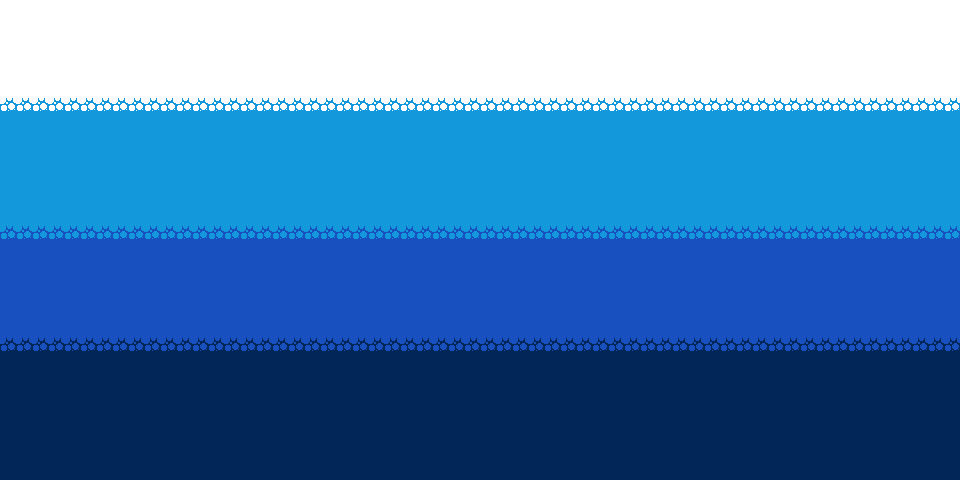

A 2D game scene composited from a Tiled map and its tileset images. What follows is a short description and the map's XML, with every tile layer's data as written:
An orthogonal 60x30 tile map with 16x16 px tiles, 1 tile layer (Tile Layer 1).

<map version="1.10" tiledversion="1.11.2" orientation="orthogonal" renderorder="right-down" width="60" height="30" tilewidth="16" tileheight="16" infinite="0" nextlayerid="2" nextobjectid="1">
 <tileset firstgid="1" name="tileset" tilewidth="16" tileheight="16" tilecount="256" columns="16">
  <image source="../sprites/world_tileset.png" width="256" height="256" />
 </tileset>
 <layer id="1" name="Tile Layer 1" width="60" height="30">
  <data encoding="csv">
145,145,145,145,145,145,145,145,145,145,145,145,145,145,145,145,145,145,145,145,145,145,145,145,145,145,145,145,145,145,145,145,145,145,145,145,145,145,145,145,145,145,145,145,145,145,145,145,145,145,145,145,145,145,145,145,145,145,145,145,
145,145,145,145,145,145,145,145,145,145,145,145,145,145,145,145,145,145,145,145,145,145,145,145,145,145,145,145,145,145,145,145,145,145,145,145,145,145,145,145,145,145,145,145,145,145,145,145,145,145,145,145,145,145,145,145,145,145,145,145,
145,145,145,145,145,145,145,145,145,145,145,145,145,145,145,145,145,145,145,145,145,145,145,145,145,145,145,145,145,145,145,145,145,145,145,145,145,145,145,145,145,145,145,145,145,145,145,145,145,145,145,145,145,145,145,145,145,145,145,145,
145,145,145,145,145,145,145,145,145,145,145,145,145,145,145,145,145,145,145,145,145,145,145,145,145,145,145,145,145,145,145,145,145,145,145,145,145,145,145,145,145,145,145,145,145,145,145,145,145,145,145,145,145,145,145,145,145,145,145,145,
145,145,145,145,145,145,145,145,145,145,145,145,145,145,145,145,145,145,145,145,145,145,145,145,145,145,145,145,145,145,145,145,145,145,145,145,145,145,145,145,145,145,145,145,145,145,145,145,145,145,145,145,145,145,145,145,145,145,145,145,
145,145,145,145,145,145,145,145,145,145,145,145,145,145,145,145,145,145,145,145,145,145,145,145,145,145,145,145,145,145,145,145,145,145,145,145,145,145,145,145,145,145,145,145,145,145,145,145,145,145,145,145,145,145,145,145,145,145,145,145,
161,161,161,161,161,161,161,161,161,161,161,161,161,161,161,161,161,161,161,161,161,161,161,161,161,161,161,161,161,161,161,161,161,161,161,161,161,161,161,161,161,161,161,161,161,161,161,161,161,161,161,161,161,161,161,161,161,161,161,161,
177,177,177,177,177,177,177,177,177,177,177,177,177,177,177,177,177,177,177,177,177,177,177,177,177,177,177,177,177,177,177,177,177,177,177,177,177,177,177,177,177,177,177,177,177,177,177,177,177,177,177,177,177,177,177,177,177,177,177,177,
177,177,177,177,177,177,177,177,177,177,177,177,177,177,177,177,177,177,177,177,177,177,177,177,177,177,177,177,177,177,177,177,177,177,177,177,177,177,177,177,177,177,177,177,177,177,177,177,177,177,177,177,177,177,177,177,177,177,177,177,
177,177,177,177,177,177,177,177,177,177,177,177,177,177,177,177,177,177,177,177,177,177,177,177,177,177,177,177,177,177,177,177,177,177,177,177,177,177,177,177,177,177,177,177,177,177,177,177,177,177,177,177,177,177,177,177,177,177,177,177,
177,177,177,177,177,177,177,177,177,177,177,177,177,177,177,177,177,177,177,177,177,177,177,177,177,177,177,177,177,177,177,177,177,177,177,177,177,177,177,177,177,177,177,177,177,177,177,177,177,177,177,177,177,177,177,177,177,177,177,177,
177,177,177,177,177,177,177,177,177,177,177,177,177,177,177,177,177,177,177,177,177,177,177,177,177,177,177,177,177,177,177,177,177,177,177,177,177,177,177,177,177,177,177,177,177,177,177,177,177,177,177,177,177,177,177,177,177,177,177,177,
177,177,177,177,177,177,177,177,177,177,177,177,177,177,177,177,177,177,177,177,177,177,177,177,177,177,177,177,177,177,177,177,177,177,177,177,177,177,177,177,177,177,177,177,177,177,177,177,177,177,177,177,177,177,177,177,177,177,177,177,
177,177,177,177,177,177,177,177,177,177,177,177,177,177,177,177,177,177,177,177,177,177,177,177,177,177,177,177,177,177,177,177,177,177,177,177,177,177,177,177,177,177,177,177,177,177,177,177,177,177,177,177,177,177,177,177,177,177,177,177,
193,193,193,193,193,193,193,193,193,193,193,193,193,193,193,193,193,193,193,193,193,193,193,193,193,193,193,193,193,193,193,193,193,193,193,193,193,193,193,193,193,193,193,193,193,193,193,193,193,193,193,193,193,193,193,193,193,193,193,193,
209,209,209,209,209,209,209,209,209,209,209,209,209,209,209,209,209,209,209,209,209,209,209,209,209,209,209,209,209,209,209,209,209,209,209,209,209,209,209,209,209,209,209,209,209,209,209,209,209,209,209,209,209,209,209,209,209,209,209,209,
209,209,209,209,209,209,209,209,209,209,209,209,209,209,209,209,209,209,209,209,209,209,209,209,209,209,209,209,209,209,209,209,209,209,209,209,209,209,209,209,209,209,209,209,209,209,209,209,209,209,209,209,209,209,209,209,209,209,209,209,
209,209,209,209,209,209,209,209,209,209,209,209,209,209,209,209,209,209,209,209,209,209,209,209,209,209,209,209,209,209,209,209,209,209,209,209,209,209,209,209,209,209,209,209,209,209,209,209,209,209,209,209,209,209,209,209,209,209,209,209,
209,209,209,209,209,209,209,209,209,209,209,209,209,209,209,209,209,209,209,209,209,209,209,209,209,209,209,209,209,209,209,209,209,209,209,209,209,209,209,209,209,209,209,209,209,209,209,209,209,209,209,209,209,209,209,209,209,209,209,209,
209,209,209,209,209,209,209,209,209,209,209,209,209,209,209,209,209,209,209,209,209,209,209,209,209,209,209,209,209,209,209,209,209,209,209,209,209,209,209,209,209,209,209,209,209,209,209,209,209,209,209,209,209,209,209,209,209,209,209,209,
209,209,209,209,209,209,209,209,209,209,209,209,209,209,209,209,209,209,209,209,209,209,209,209,209,209,209,209,209,209,209,209,209,209,209,209,209,209,209,209,209,209,209,209,209,209,209,209,209,209,209,209,209,209,209,209,209,209,209,209,
225,225,225,225,225,225,225,225,225,225,225,225,225,225,225,225,225,225,225,225,225,225,225,225,225,225,225,225,225,225,225,225,225,225,225,225,225,225,225,225,225,225,225,225,225,225,225,225,225,225,225,225,225,225,225,225,225,225,225,225,
241,241,241,241,241,241,241,241,241,241,241,241,241,241,241,241,241,241,241,241,241,241,241,241,241,241,241,241,241,241,241,241,241,241,241,241,241,241,241,241,241,241,241,241,241,241,241,241,241,241,241,241,241,241,241,241,241,241,241,241,
241,241,241,241,241,241,241,241,241,241,241,241,241,241,241,241,241,241,241,241,241,241,241,241,241,241,241,241,241,241,241,241,241,241,241,241,241,241,241,241,241,241,241,241,241,241,241,241,241,241,241,241,241,241,241,241,241,241,241,241,
241,241,241,241,241,241,241,241,241,241,241,241,241,241,241,241,241,241,241,241,241,241,241,241,241,241,241,241,241,241,241,241,241,241,241,241,241,241,241,241,241,241,241,241,241,241,241,241,241,241,241,241,241,241,241,241,241,241,241,241,
241,241,241,241,241,241,241,241,241,241,241,241,241,241,241,241,241,241,241,241,241,241,241,241,241,241,241,241,241,241,241,241,241,241,241,241,241,241,241,241,241,241,241,241,241,241,241,241,241,241,241,241,241,241,241,241,241,241,241,241,
241,241,241,241,241,241,241,241,241,241,241,241,241,241,241,241,241,241,241,241,241,241,241,241,241,241,241,241,241,241,241,241,241,241,241,241,241,241,241,241,241,241,241,241,241,241,241,241,241,241,241,241,241,241,241,241,241,241,241,241,
241,241,241,241,241,241,241,241,241,241,241,241,241,241,241,241,241,241,241,241,241,241,241,241,241,241,241,241,241,241,241,241,241,241,241,241,241,241,241,241,241,241,241,241,241,241,241,241,241,241,241,241,241,241,241,241,241,241,241,241,
241,241,241,241,241,241,241,241,241,241,241,241,241,241,241,241,241,241,241,241,241,241,241,241,241,241,241,241,241,241,241,241,241,241,241,241,241,241,241,241,241,241,241,241,241,241,241,241,241,241,241,241,241,241,241,241,241,241,241,241,
241,241,241,241,241,241,241,241,241,241,241,241,241,241,241,241,241,241,241,241,241,241,241,241,241,241,241,241,241,241,241,241,241,241,241,241,241,241,241,241,241,241,241,241,241,241,241,241,241,241,241,241,241,241,241,241,241,241,241,241
</data>
 </layer>
</map>
